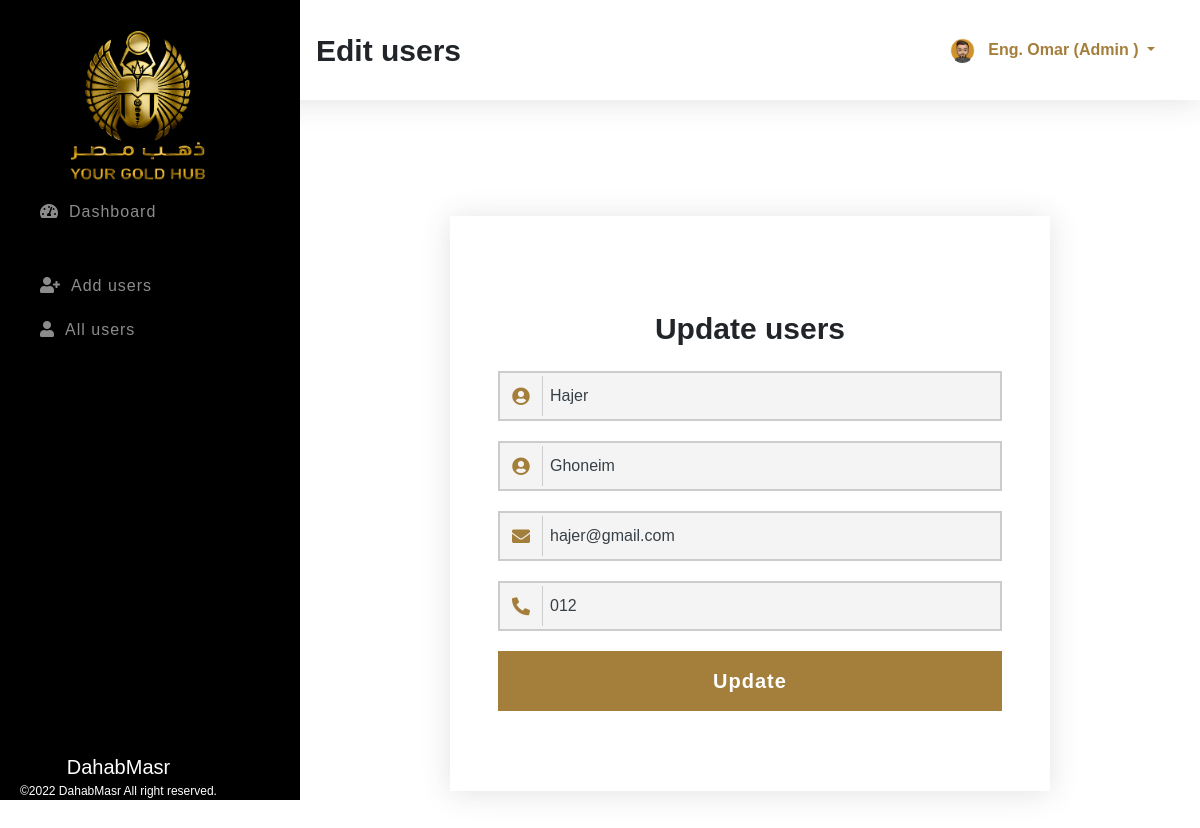
The page /inc/users.php?action=editusers&id=6 (signed in) on the database its author committed.
### tables this page shows
CREATE TABLE `users` (
  `id` int(11) NOT NULL,
  `fname` varchar(100) NOT NULL,
  `lname` varchar(100) NOT NULL,
  `email` varchar(100) NOT NULL,
  `phone` varchar(100) NOT NULL,
  `password` varchar(255) NOT NULL,
  `role` varchar(100) NOT NULL,
  `avatar` varchar(255) NOT NULL
);

### inc/users.php (the view, shortened to what this page needs)
<?php
    $sessionId = isset($_SESSION['id']) ?$_SESSION['id'] :'';
    $sessionRole = isset($_SESSION['role']) ?$_SESSION['role'] :'';
    include_once "../config.php";
    $id = isset($_REQUEST['id']) ? $_REQUEST['id']:'dashboard';
    $action = isset($_REQUEST['action']) ?$_REQUEST['action']: '';
?>
<!DOCTYPE html>
<html lang="en">
<head>
    <link rel="stylesheet" href="../assets/css/bootstrap.min.css">
    <link rel="stylesheet" href="../assets/css/all.min.css">
    <link rel="stylesheet" href="../assets/css/style.css">
</head>
<body>
<section class="topber">
        <div class="topber__title">
            <span class="topber__title--text">
                <?php
                    if ( 'dashboard' == $id ) {
                        echo "DashBoard";
                    } elseif ( 'addusers' == $id ) {
                        echo "Add users";
                    } elseif ( 'allusers' == $id ) {
                        echo "users";
                    } elseif ( 'userProfile' == $id ) {
                        echo "Your Profile";
                    } elseif ( 'editusers' == $action ) {
                        echo "Edit users";
                    }
                ?>
            </span>
        </div>
        <div class="topber__profile">
            <?php
                $query = "SELECT fname,lname,role,avatar FROM {$sessionRole}s WHERE id='$sessionId'";
                $result = mysqli_query( $connection, $query );
                if ( $data = mysqli_fetch_assoc( $result ) ) {
                    $fname = $data['fname'];
                    $lname = $data['lname'];
                    $role = $data['role'];
                    $avatar = $data['avatar'];
                ?>
                <img src="../assets/img/<?php echo "$avatar"; ?>" height="25" width="25" class="rounded-circle" alt="profile">
                <div class="dropdown">
                    <button class="btn dropdown-toggle" type="button" id="dropdownMenuButton" data-toggle="dropdown" aria-haspopup="true" aria-expanded="false">
                    <?php
                        echo "$fname $lname (" . ucwords( $role ) . " )";
                        }
                    ?>
                    </button>
                </div>
        </div>
    </section>
    <section id="sideber" class="sideber">
        <ul class="sideber__ber">
        <img class="logo" src="../assets/img/logo.png" alt="Dahab" style="width:150px">
            <li id="left" class="sideber__item<?php if ( 'dashboard' == $id ) {
                                                  echo " active";
                                              }?>">
                <a href="../index.php?id=dashboard"><i id="left" class="fas fa-tachometer-alt"></i>Dashboard</a>
            </li>
            <?php if ( 'admin' == $sessionRole ) {?>
                <li id="left" class="sideber__item sideber__item--modify<?php if ( 'addusers' == $id ) {
                                                                            echo " active";
                                                                        }?>">
                    <a href="users.php?id=addusers"><i id="left" class="fas fa-user-plus"></i>Add users</a>
                </li><?php }?>
            <li id="left" class="sideber__item<?php if ( 'allusers' == $id ) {
    echo " active";
}?>">
                <a href="users.php?id=allusers"><i id="left" class="fas fa-user"></i>All users</a>
            </li>
        </ul>
        <footer class="text-center" style="font-size:12px;" ><span>DahabMasr</span><br>©2022 DahabMasr All right reserved.</footer>
    </section>
    <section class="main">
        <div class="container">
            <div class="users">
                <?php if ( 'editusers' == $action ) {
                        $usersID = $_REQUEST['id'];
                        $selectusers = "SELECT * FROM users WHERE id='{$usersID}'";
                        $result = mysqli_query( $connection, $selectusers );
                    $users = mysqli_fetch_assoc( $result );?>
                    <div class="addManager">
                        <div class="main__form">
                            <div class="main__form--title text-center">Update users</div>
                            <form action="../add.php" method="POST">
                                <div class="form-row">
                                    <div class="col col-12">
                                        <label class="input">
                                            <i id="left" class="fas fa-user-circle"></i>
                                            <input type="text" name="fname" placeholder="First name" value="<?php echo $users['fname']; ?>" required>
                                        </label>
                                    </div>
                                    <div class="col col-12">
                                        <label class="input">
                                            <i id="left" class="fas fa-user-circle"></i>
                                            <input type="text" name="lname" placeholder="Last Name" value="<?php echo $users['lname']; ?>" required>
                                        </label>
                                    </div>
                                    <div class="col col-12">
                                        <label class="input">
                                            <i id="left" class="fas fa-envelope"></i>
                                            <input type="email" name="email" placeholder="Email" value="<?php echo $users['email']; ?>" required>
                                        </label>
                                    </div>
                                    <div class="col col-12">
                                        <label class="input">
                                            <i id="left" class="fas fa-phone-alt"></i>
                                            <input type="number" name="phone" placeholder="Phone" value="<?php echo $users['phone']; ?>" required>
                                        </label>
                                    </div>
                                    <div class="col col-12">
                                        <input type="submit" value="Update">
                                    </div>
                                </div>
                            </form>
                        </div>
                    </div>
                <?php }?>
            </div>
        </div>
    </section>
</body>
</html>

### assets/css/style.css (style rules this page uses)
*, *::before, *::after { margin: 0; padding: 0; -webkit-box-sizing: border-box; box-sizing: border-box; }
body { font-family: sans-serif; }
a { text-decoration: none !important; }
.topber { position: fixed; width: 100%; top: 0; left: 0; padding-left: 300px; right: 0; z-index: 999; -webkit-box-shadow: 0 0.15rem 1.75rem 0 rgba(58, 59, 69, 0.15); box-shadow: 0 0.15rem 1.75rem 0 rgba(58, 59, 69, 0.15); background-color: #fff; }
.topber__title { height: 12.5vh; float: left; display: -webkit-box; display: -ms-flexbox; display: flex; -webkit-box-orient: horizontal; -webkit-box-direction: normal; -ms-flex-direction: row; flex-direction: row; -webkit-box-align: center; -ms-flex-align: center; align-items: center; padding-left: 1rem; }
.topber__title--text { font-size: 30px; font-weight: bold; }
.topber__profile { height: 12.5vh; float: right; padding-right: 10px; display: -webkit-box; display: -ms-flexbox; display: flex; -webkit-box-orient: horizontal; -webkit-box-direction: normal; -ms-flex-direction: row; flex-direction: row; -webkit-box-align: center; -ms-flex-align: center; align-items: center; padding: 2rem; }
.topber__profile button { color: #A47E3B; line-height: 10px; font-weight: bold; }
.sideber { position: fixed; top: 0; overflow-y: auto; left: 0; bottom: 0; width: 300px; height: 100vh; padding: 40px 20px 20px 20px; background-color: #000000; background-size: cover; -webkit-transition: left 0.5s ease; transition: left 0.5s ease; z-index: 999; }
.sideber__ber { list-style: none; }
.sideber__item { padding: 10px; }
.sideber__item a { color: rgba(255, 255, 255, 0.55); font-size: 16px; letter-spacing: 1px; font-weight: 500; }
.sideber__item a i { color: rgba(255, 255, 255, 0.55); padding: 0 10px; }
.sideber__item--modify { padding: 40px 10px 10px 10px; }
.sideber footer { position: absolute; bottom: 0; font-size: 16px; color: #fff; }
.sideber footer span { font-size: 20px; }
.main { margin-left: 300px; margin-top: 10vh; padding: 2rem; }
.main__form { max-width: 600px; padding: 5rem 3rem; -webkit-box-shadow: 0 0.15rem 1.75rem 0 rgba(58, 59, 69, 0.15); box-shadow: 0 0.15rem 1.75rem 0 rgba(58, 59, 69, 0.15); margin: 5rem auto; }
.main__form--title { font-size: 30px; font-weight: bold; padding: 10px 0; }
.main__form .input { position: relative; display: block; }
.main__form .input #left { color: #A47E3B; border-color: #ccc; -webkit-transition: border-color 0.5s; transition: border-color 0.5s; left: 5px; padding-right: 3px; border-right-width: 1px; border-right-style: solid; position: absolute; top: 5px; width: 40px; height: 40px; font-size: 18px; line-height: 40px; text-align: center; }
.main__form .input input, .main__form .input select { padding-left: 50px !important; display: block; width: 100%; height: 50px !important; padding: 8px 10px; margin: 10px 0; outline: none; border: 2px solid #ccc; background: #f4f4f4; color: #384047; -webkit-appearance: normal; -moz-appearance: normal; appearance: normal; }
.main__form .input input::placeholder, .main__form .input select::placeholder { color: #ccc; font-weight: bold; letter-spacing: 1px; }
.main__form input[type="submit"] { width: 100%; letter-spacing: 1px; font-weight: bold; font-size: 20px; color: #fff; text-align: center; margin-top: 10px; padding: 14px 0; -webkit-transition: 0.5s ease; transition: 0.5s ease; border: 1px solid #A47E3B; background-color: #A47E3B; }
.logo { width: 200px !important; margin-top: -20px; margin-left: 20px; }

### rows shown on the page
users: fname "Hajer", lname "Ghoneim", email "hajer@gmail.com", phone "012"

### other values the page prints
$fname "Eng."
$lname "Omar"
$role "Admin"
